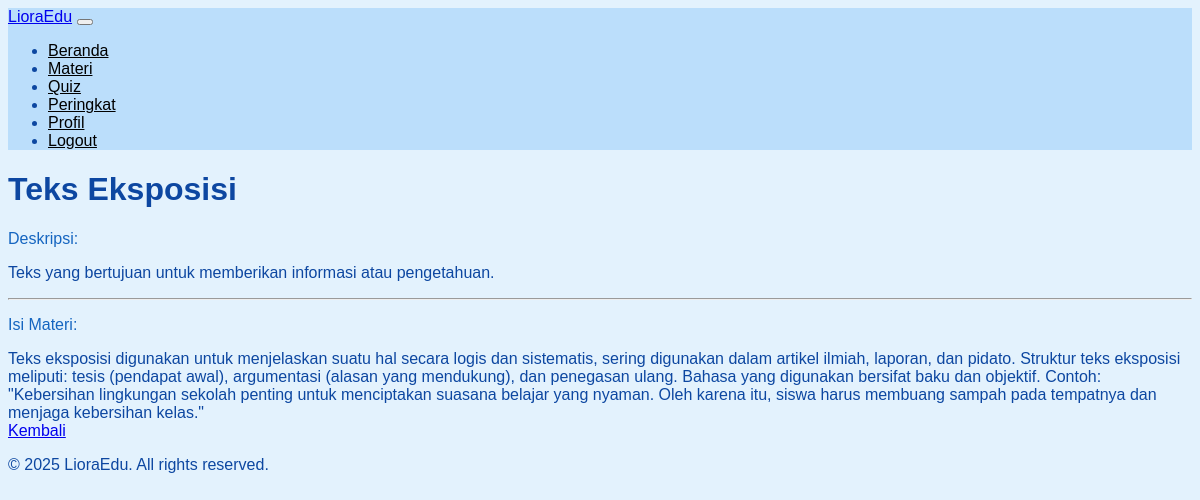
Page /index.php?page=materi&item=tampil_isi_materi&id=3 (signed in) on the committed database.
### tables this page shows
CREATE TABLE materi (
    id INT AUTO_INCREMENT PRIMARY KEY,
    judul VARCHAR(255) NOT NULL,
    deskripsi TEXT NOT NULL,
    isi TEXT NOT NULL
);

### materi/tampil_isi_materi.php (the view, shortened to what this page needs)
<?php
include 'koneksi.php';
$id = isset($_GET['id']) ? intval($_GET['id']) : 0;
$query = "SELECT * FROM materi WHERE id = ?";
$stmt = $koneksi->prepare($query);
$stmt->bind_param("i", $id);
$stmt->execute();
$result = $stmt->get_result();
$materi = $result->fetch_assoc();
?>
<main class="container mt-5">
    <div class="row min-vh-100 gx-0">
        <div class="col-md-8 offset-md-2">
            <h1 class="zonafikr-title mb-4"><?= htmlspecialchars($materi['judul']); ?></h1>
            <p class="text-muted">Deskripsi:</p>
            <p><?= nl2br(htmlspecialchars($materi['deskripsi'])); ?></p>
            <hr>
            <p class="text-muted">Isi Materi:</p>
            <div class="content">
                <?= nl2br(htmlspecialchars($materi['isi'])); ?>
            </div>
            <div class="text-end mt-4">
                <a href="?page=materi&item=tampil_materi" class="btn btn-secondary">Kembali</a>
            </div>
        </div>
    </div>
</main>

### assets/style.css (style rules this page uses)
body { background-color: #e3f2fd; color: #0d47a1; font-family: 'Arial', sans-serif; }
.text-muted { color: #1565c0 !important; }
.container { max-width: 1200px; }
.row { margin-top: 20px; }

### rows in the picture
materi: judul "Teks Eksposisi", deskripsi "Teks yang bertujuan untuk memberikan informasi atau pengetahuan.", isi "Teks eksposisi digunakan untuk menjelaskan suatu hal secara logis dan sistematis, sering digunakan dalam artikel ilmiah, laporan, dan pidato. Struktur teks eksposisi meliputi: tesis (pendapat awal), argumentasi (alasan yang mendukung), dan penegasan ulang. Bahasa yang digunakan bersifat baku dan objektif. Contoh: \"Kebersihan lingkungan sekolah penting untuk menciptakan suasana belajar yang nyaman. Oleh karena itu, siswa harus membuang sampah pada tempatnya dan menjaga kebersihan kelas.\""
